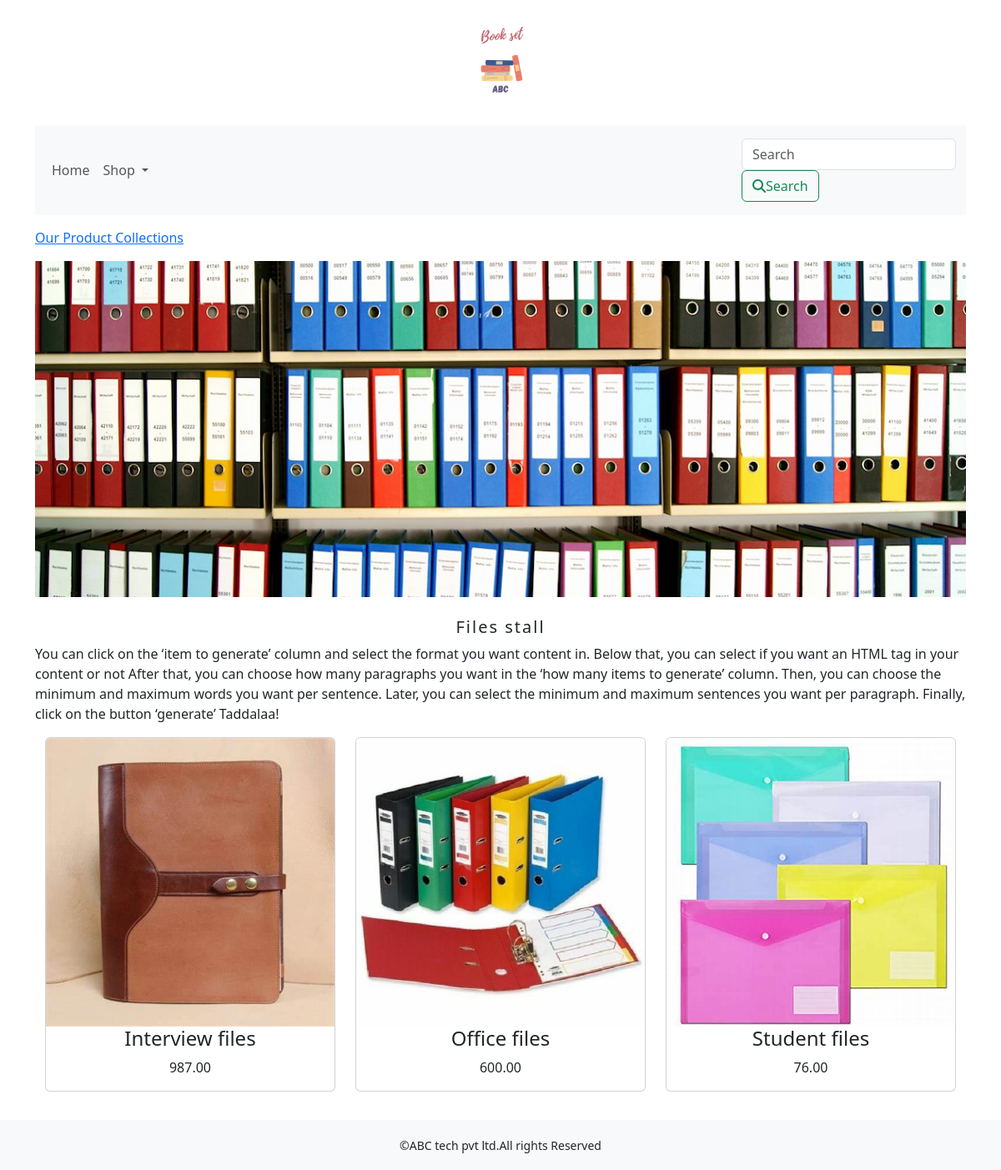
The app's page /shop/files-stall/ with its own data.
### shop/models.py (models this page shows, shortened)
class Category(models.Model):
    name=models.CharField(max_length=250,unique=True)
    slug=models.SlugField(max_length=250,unique=True)
    description=models.TextField(blank=True)
    image=models.ImageField(upload_to='category')
    class Meta:
        ordering=('name',)
        verbose_name='category'
        verbose_name_plural='categories'
    def get_url(self):
        return reverse('shop:product_by_category',args=[self.slug])

class Product(models.Model):
    name = models.CharField(max_length=250, unique=True)
    slug = models.SlugField(max_length=250, unique=True)
    description = models.TextField(blank=True)
    image = models.ImageField(upload_to='product')
    price=models.DecimalField(max_digits=10,decimal_places=2)
    stock=models.IntegerField()
    available=models.BooleanField(default=True)
    category=models.ForeignKey(Category,on_delete=models.CASCADE)
    created=models.DateTimeField(auto_now_add=True)
    updated=models.DateTimeField(auto_now=True)
    def get_url(self):
        return reverse('shop:prodCatdetail',args=[self.category.slug,self.slug])
    class Meta:
        ordering=('name',)
        verbose_name='product'
        verbose_name_plural='products'

### shop/views.py (the view)
# urls.py: path('',views.allProdCat,name='allProdCat'),
def allProdCat(request,c_slug=None):
    c_page=None
    products_list=None
    if c_slug!=None:
        c_page=get_object_or_404(Category,slug=c_slug)
        products_list=Product.objects.all().filter(category=c_page,available=True)
    else:
        products_list=Product.objects.all().filter(available=True)
    paginator=Paginator(products_list,6)
    try:
        page=int(request.GET.get('page','1'))
    except:
        page=1
    try:
        products=paginator.page(page)
    except (EmptyPage,InvalidPage):
        products=paginator.page(paginator.num_pages)
    return render(request,"category.html",{'category':c_page,'products':products})

### cart/context_processors.py (called while the page is built)
def counter(request):
    item_count=0
    if 'admin' in request.path:
        return {}
    else:
        try:
            cart=Cart.objects.filter(cart_id=_cart_id(request))
            cart_items=CartItem.objects.all().filter(cart=cart[:1])
            for cart_item in cart_items:
                item_count += cart_item.quantity
        except Cart.DoesNotExist:
            item_count =0
    return dict(item_count=item_count)

### cart/views.py (called while the page is built)
def _cart_id(request):
    cart=request.session.session_key
    if not cart:
        cart=request.session.create()
    return cart

### shop/context_processors.py (called while the page is built)
def menu_links(request):
    links=Category.objects.all()
    return dict(links=links)

### template/category.html (shortened to what this page needs)
{% extends 'base.html' %}
{% load static %}
{% block content %}
{% if category %}
    <div class="row my_row_class">
        <div class="mx-auto">
        <p><a href="{% url 'shop:allProdCat' %}">Our Product Collections</a> </p>
    </div>
   </div>
{% endif %}
<div class="mx-auto">
    {% if category %}
    <img class="my_image" src="{{category.image.url}}" alt="{{category.name}}">
</div>
    <br>
<div>
    <h1 class="text-center my_title">{{category.name}}</h1>
    <p class="text-justify">{{category.description}}</p>
</div>
    {% endif %}
<div class="container">
    <div class="row mx_auto">
        {% for product in products.object_list %}
        <div class="my_bottom_margin col-9 col-sm-12 col-md-4 col-lg-4">
            <div class="card text-center" style="min-width:18rem;">
                <a href="{{product.get_url}}"><img class="card-img-top my_image" src="{{product.image.url}}" alt="{{product.name}}"></a
                <div class="card-body">
                    <h4>{{product.name}}</h4>
                    <p>{{product.price}}</p>
                </div>
        </div>
        {% endfor %}
    </div>
        <br>
</div>
    </div>
{% endblock %}

### static/css/custom.css (style rules this page uses)
body { font-family: 'Barlow', sans-serif; font-family: 'Bitter', serif; font-family: 'Roboto', sans-serif; }
.my_row_class { padding-top :15px; }
.my_image { width:100%; height:auto; }
.my_title { font-size:20px; text_transform:uppercase; letter-spacing : .1em; }
.my_bottom_margin { margin-bottom:10px; }

### records on screen
Category: image (picture), name "Files stall", description "You can click on the ‘item to generate’ column and select the format you want content in. Below that, you can select if you want an HTML tag in your content or not After that, you can choose how many paragraphs you want in the ‘how many items to generate’ column. Then, you can choose the minimum and maximum words you want per sentence. Later, you can select the minimum and maximum sentences you want per paragraph. Finally, click on the button ‘generate’ Taddalaa!"
Product: image (picture), name "Interview files", price "987.00"
Product: image (picture), name "Office files", price "600.00"
Product: image (picture), name "Student files", price "76.00"
